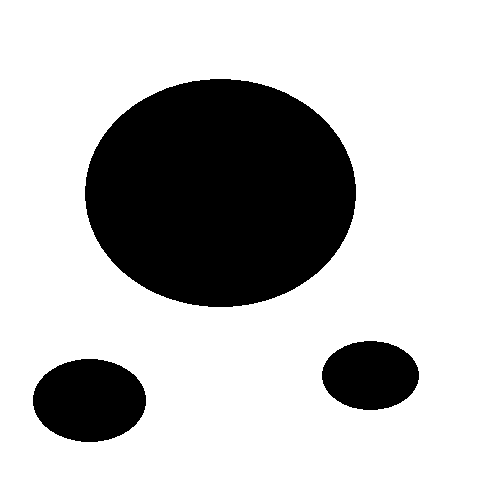
#> input picture map1.bmp, 500 x 500 px
$ python rrt.py
#> lines starting #> are read from the running program, lines starting #| are printed output that depends on the picture; long printed decimals are rounded
### curv.py
import matplotlib.pyplot as plt


class B_spline(object):
    def __init__(self, i_x, i_y):
        self.arg = [[-1, 3, -3, 1], [3, -6, 0, 4], [-3, 3, 3, 1], [1, 0, 0, 0]]
        self.x_new = []
        self.y_new = []
        self.x = i_x
        self.y = i_y

    def Ba(self, t, coefficient):
        return (coefficient[0] * t ** 3 + coefficient[1] * t ** 2 + coefficient[2] * t + coefficient[3]) / 6

    def creat(self, n):
        for i in range(101):
            t = i / 100
            self.x_new.append(
                self.x[n + 0] * self.Ba(t, self.arg[0]) + self.x[n + 1] * self.Ba(t, self.arg[1]) + self.x[n + 2] * \
                self.Ba(t, self.arg[2]) + self.x[n + 3] * self.Ba(t, self.arg[3]))
            self.y_new.append(
                self.y[n + 0] * self.Ba(t, self.arg[0]) + self.y[n + 1] * self.Ba(t, self.arg[1]) + self.y[n + 2] * \
                self.Ba(t, self.arg[2]) + self.y[n + 3] * self.Ba(t, self.arg[3]))

    def pre(self, x, y):
        i = 0
        while i < 3:
            x.append(x[-1])
            y.append(y[-1])
            x.insert(0, x[0])
            y.insert(0, y[0])
            i += 1
        return x, y

    def get_curv(self):
        self.x, self.y = self.pre(self.x, self.y)
        n = len(self.x) - 3
        for i in range(n):
            self.creat(i)
        return self.x_new, self.y_new


# [11 lines that do not run on import are left out]

### rrt.py
# -*- coding: utf-8 -*-
import numpy as np
import time
import random
import matplotlib
import matplotlib.pyplot as plt
import math
import copy
import curv


'''
函数：读取从bmp文件读取二值图像得到二值矩阵
输入：二值图文件路径
返回：二值矩阵
'''
def get_map(image):
#> called with image = 'map1.bmp'
    ima = matplotlib.image.imread(image)
#> ima is the input picture: shape (500, 500, 4); mean R, G, B, A 192.7, 192.7, 192.7, 255
    return ima


'''
函数：获取图像随机点
输入：无
返回：map区域内随机点r_x，r_y
'''
def random_point():
    r_x = random.random() * (m_map.shape[0] - 1)
    r_y = random.random() * (m_map.shape[1] - 1)
    return [r_x, r_y]


'''
函数：碰撞检测
输入：点p
返回：可达（True）；不可达（False）
'''
def feasible_point(p):
    # print(p[0],p[1])
    if 0 <= p[0] < m_map.shape[0] and 0 <= p[1] < m_map.shape[1] and m_map[int(p[0])][int(p[1])][0] == 255:
        return True
    else:
        return False


'''
函数：计算距离，这里采用曼哈顿距离
输入：点p，q
返回：曼哈顿距离
'''
def distance(p, q):
    d = abs(p[0] - q[0]) + abs(p[1] - q[1])  # 曼哈顿距离
    # d = math.sqrt((p[0] - q[0])**2 + (p[1] - q[1])**2)  # 欧式距离
    return d


'''
函数：寻找树tree上与点p的最近点
输入：点p，树tree
返回：树上离点p最近的点q，和q的行数row
'''
def nearest(p, tree):
    row, min_d = -1, float('INF')  # p在tree上最近点
    for i in range(len(tree)):
        p_n = [tree[i][0], tree[i][1]]
        td = distance(p_n, p)
        if td < min_d:
            min_d = td
            row = i
    p_near = [tree[row][0], tree[row][1]]
    return p_near, row


'''
函数：p朝q生长一个步长
输入：点p，点q
返回：生长的新点p_new
'''
def extend(p,q,step):
    if distance(p,q) < thresh_hold:
        return q
    else:
        theta = math.atan2((q[1] - p[1]), (q[0] - p[0]))  # p朝q生长
        p_new = [p[0] + step * math.cos(theta), p[1] + step * math.sin(theta)]
        return p_new


'''
函数：计算当前点到起始点的路径
输入：tree中点p对应下标i,树tree
返回：路径总长度cost
'''
def cost(i, tree):
    c = 0
    while True:
        t = tree[i][2]
        if t == -1:
            break
        c += distance(tree[i][:2], tree[t][:2])
        i = t
    return c


'''
函数：检查点p、q之间路径是否碰撞
输入：点p、q
返回：可行（True），不可行（False）
'''
def checkpath(p, q, step):
    if distance(p, q) < thresh_hold:
        return True
    theta = math.atan2((q[1] - p[1]), (q[0] - p[0]))  # p朝q生长
    t = copy.deepcopy(p)
    while distance(t, q) > thresh_hold:
        t = [t[0] + step * math.cos(theta), t[1] + step * math.sin(theta)]
        if not feasible_point(t):
            return False
    return True


'''
函数：剪枝优化
输入：点path
返回：剪枝后的new_path
'''
def pruning(path, step):
    new_path = [path[0]]
    i = 0
    j = 1
    while i < len(path) - 2:
        if checkpath(path[i], path[j], step):
            if distance(path[j], path[-1]) < thresh_hold:
                new_path.append(path[-1])
                break
            j += 1
        else:
            new_path.append(path[j-1])
            i = j-1
    new_cost = 0
    for i in range(len(new_path)-1):
        new_cost += distance(new_path[i], new_path[i+1])
    return new_path, new_cost


'''
函数：路径插值
输入：剪枝后路径path
返回：插值后路径i_path
'''
def interp(path, step):
    i_path = [path[0]]
    i = 0
    t = copy.deepcopy(path[0])
    while i < len(path)-1:
        theta = math.atan2((path[i+1][1] - path[i][1]), (path[i+1][0] - path[i][0]))  # p朝q生长
        while distance(t, path[i+1]) > thresh_hold:
            t = [t[0] + step * math.cos(theta), t[1] + step * math.sin(theta)]
            i_path.append(t)
        t = copy.deepcopy(path[i+1])
        i += 1
    return i_path


'''
函数：rrt主体
'''
def rrt(step, thresh_hold, init, goal):
    max_attempts = 100000
    tree = list()
    tree.append(init + [-1])
    flag = 0

    count = 0
    while count < max_attempts:
        if random.random() < 0.2:
            p_rand = goal
        else:
            p_rand = random_point()

        p_near, row = nearest(p_rand, tree)

        p_new = extend(p_near, p_rand,step)

        # if not feasible_point(p_new) or not check_path:
        if not feasible_point(p_new):
            count += 1
            continue
        elif distance(p_new, goal) <= thresh_hold:
            tree.append([goal[0], goal[1], row])
            flag = 1
            break
        else:
            p_new_near, n_row = nearest(p_new, tree)
            if distance(p_new, p_new_near) < thresh_hold:
                count += 1
                continue
            else:
                tree.append([p_new[0], p_new[1], row])

    if flag == 1:
        print("found path")
        path = []
        i = -1
        ni = tree[-1][2]
        while ni != -1:
            path.append([tree[i][0], tree[i][1]])
            i = ni
            ni = tree[i][2]
        path.append([init[0], init[1]])

        c = cost(len(tree)-1, tree)

        return path[::-1], tree, c
    else:
        print('reached max attempts')
        return tree


if __name__ == '__main__':
    m_map = get_map('map1.bmp')  # 调用图像预处理函数

    '''
    图像读出来的坐标轴和一般的坐标轴x、y是反的，所以要先转置
    但是plt.imshow(m_map)画出来的图像会把反的坐标轴再反过来
    所以最后画图时还要把图像的矩阵转置回去
    '''
    m_map = m_map.swapaxes(0, 1)
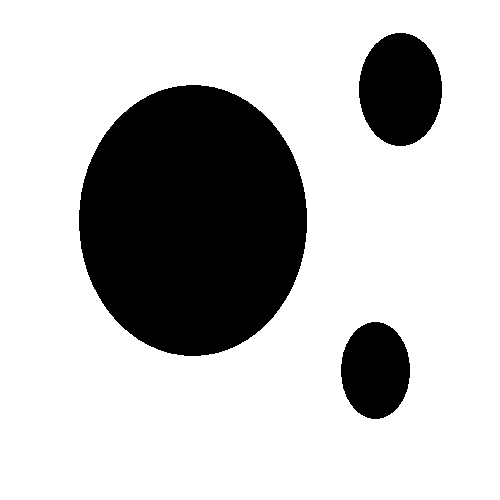
#> m_map: shape (500, 500, 4); mean R, G, B, A 192.7, 192.7, 192.7, 255

    # 初始参数
    init = [10, 10]
    goal = [490, 490]
    step = 15
    thresh_hold = 15

    # 获得初始路径
    if not feasible_point(init) or not feasible_point(goal):
        print('init or goal is not feasible')
    else:
        t0 = time.time()
        path, tree, cost = rrt(step, thresh_hold, init, goal)
        print('time: ', time.time()-t0)
        print('origin_cost: ', cost)
#| origin_cost:  1080.043
        x = [i[0] for i in path]
        y = [i[1] for i in path]
        p_tree, tx, ty = [], [], []
        for i in tree:
            tx.append(i[0])
            ty.append(i[1])
        plt.plot(x, y, color="blue")
        plt.scatter(tx, ty, color='lightsteelblue', s=5)

        # 剪枝优化
        new_path, new_cost = pruning(path, step)
        print('new_cost: ', new_cost)
#| new_cost:  960.0
        n_x = [i[0] for i in new_path]
        n_y = [i[1] for i in new_path]
        plt.plot(n_x, n_y, color="green")

        # 剪枝后插值
        i_path = interp(new_path, step)
        print(new_path)
#| [[10, 10], [277.121, 83.746], [372.688, 146.061], [490, 490]]
        print(i_path)
#> (printed output is left out)
        i_x = [i[0] for i in i_path]
        i_y = [i[1] for i in i_path]

        # 用插值后的点集做控制点生成B样条曲线
        c = curv.B_spline(i_x, i_y)
        c_x,  c_y = c.get_curv()
        # plt.plot(c_x, c_y, color="red")

        m_map = m_map.swapaxes(0, 1)
        plt.imshow(m_map)

        plt.show()
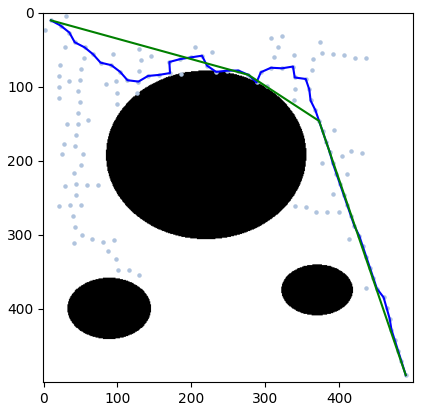
#> figure drawn by matplotlib, 1 panel
